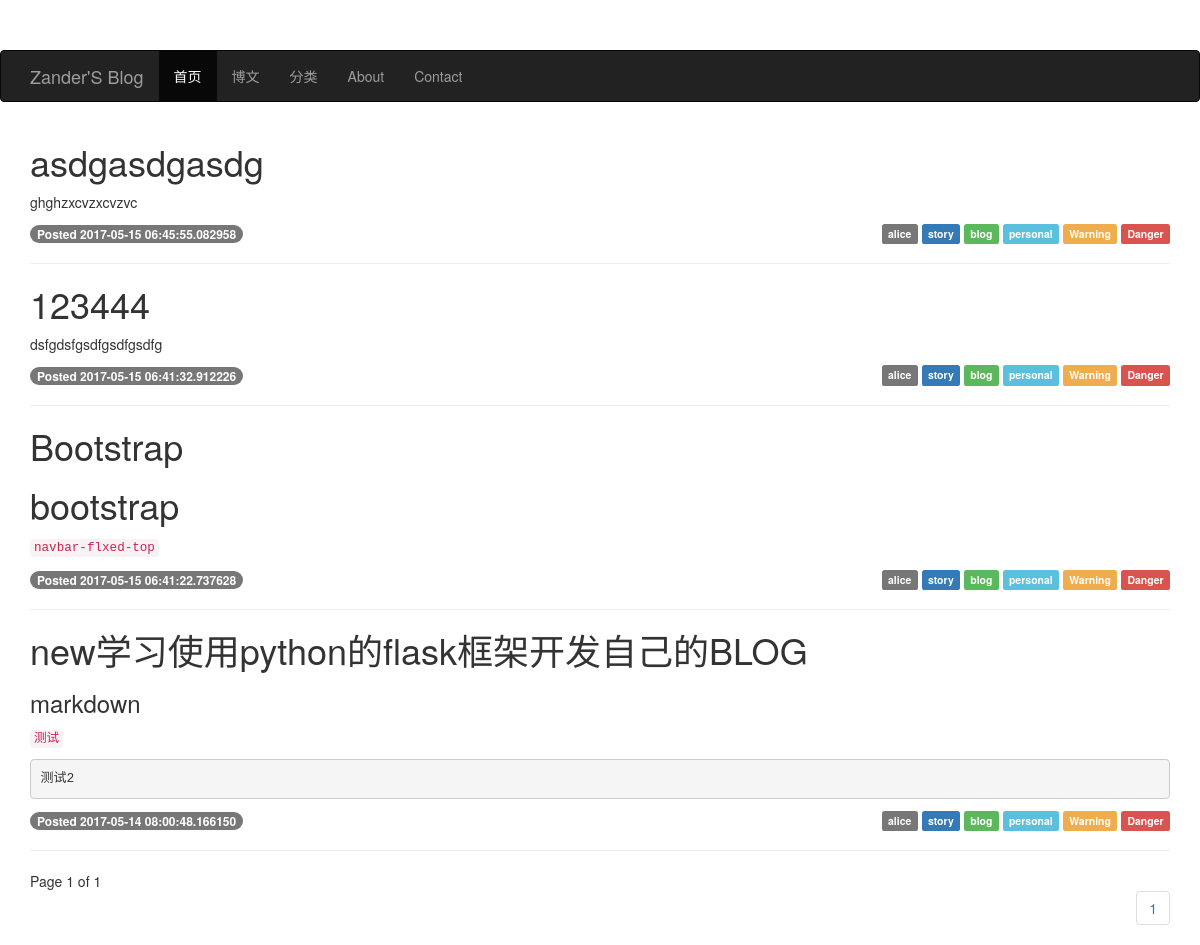
The page / on the database its author committed.
### app/models.py (models this page shows, shortened)
class Post(db.Model):
    __tablename__ = 'post'
    id = db.Column(db.Integer,primary_key=True)
    title = db.Column(db.String(32),unique=True)
    body = db.Column(db.Text)
    body_html = db.Column(db.Text)
    timestamp = db.Column(db.DateTime,index=True,default=datetime.utcnow)
    author_id = db.Column(db.Integer,db.ForeignKey('user.id'))
    category_id = db.Column(db.Integer,db.ForeignKey('category.id'))
    visibled = db.Column(db.Boolean,default=False)

### app/main/views.py (the view)
@main.route('/')
@main.route('/<int:page>/')
def index(page=1):
    posts = Post.query.order_by(Post.timestamp.desc()).paginate(page, per_page=10,
                                                              error_out=False)
    return render_template('main/index.html', posts=posts)

### app/templates/main/index.html (shortened to what this page needs)
{% extends 'main/main-base.html' %}
{% import 'admin/macro.html' as helper %}
{% block stylesheets %}
    <link rel="stylesheet"
          href="{{ url_for('static',filename='main/main.css') }}">
{% endblock %}
{% block content %}
    <div class="container">
        {% for post in posts.items %}
            <h1>{{ post.title }}</h1>
            <p>{% if post.body_html %}
                {{ post.body_html|safe }}
            {% else %}
                {{ post.body }}
            {% endif %}</p>
            <div>
                <span class="badge">Posted {{ post.timestamp }}</span>
                <div class="pull-right"><span
                        class="label label-default">alice</span> <span
                        class="label label-primary">story</span> <span
                        class="label label-success">blog</span> <span
                        class="label label-info">personal</span> <span
                        class="label label-warning">Warning</span>
                    <span class="label label-danger">Danger</span></div>
            </div>
            <hr>
        {% endfor %}
        {{ helper.render_admin_pagination(posts,'.index') }}
    </div>
{% endblock %}

### app/templates/main/main-base.html (style rules this page uses)
body { padding-top: 50px; }

### rows shown on the page
Post: title "asdgasdgasdg", body_html "ghghzxcvzxcvzvc", timestamp "2017-05-15 06:45:55.082958"
Post: title "123444", body_html "dsfgdsfgsdfgsdfgsdfg", timestamp "2017-05-15 06:41:32.912226"
Post: title "Bootstrap", body_html "bootstrap navbar-flxed-top", timestamp "2017-05-15 06:41:22.737628"
Post: title "new学习使用python的flask框架开发自己的BLOG", body_html "markdown 测试 测试2", timestamp "2017-05-14 08:00:48.166150"

### other values the page prints
{{ pagination.page }} "1"
{{ pagination.pages }} "1"
{{ page }} "1"
